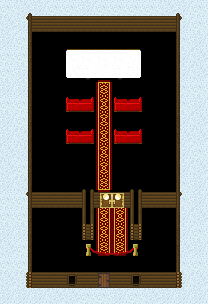

This game map was drawn from its Tiled (.tmx) file and the tilesets committed beside it. A one-line description and the full map source follow:
An orthogonal 13x19 tile map with 16x16 px tiles, 5 tile layers (base, deco, deco2, roof_base, ...), 1 hidden layer not drawn, 4 tilesets.

<map version="1.0" tiledversion="1.1.3" orientation="orthogonal" renderorder="left-up" width="13" height="19" tilewidth="16" tileheight="16" infinite="0" nextobjectid="1">
 <tileset firstgid="1" name="tiles0" tilewidth="16" tileheight="16" tilecount="64" columns="16">
  <image source="../PixelDungeon/src/main/assets/tiles0.png" trans="000000" width="256" height="64" />
 </tileset>
 <tileset firstgid="65" name="tiles_movie" tilewidth="16" tileheight="16" tilecount="256" columns="16">
  <image source="../PixelDungeon/src/main/assets/tiles_movie.png" trans="000000" width="256" height="256" />
 </tileset>
 <tileset firstgid="321" source="tilesets/tiles_town_outside_winter.tsx" />
 <tileset firstgid="577" source="tiles_town_inside.tsx" />
 <layer name="base" width="13" height="19">
  <data encoding="csv">
585,587,586,585,585,586,585,585,585,585,587,586,585,
587,586,578,578,578,578,578,578,578,578,578,586,585,
586,585,0,0,0,0,0,0,0,0,0,585,586,
585,585,0,0,0,0,0,0,0,0,0,586,587,
585,586,0,0,0,0,0,0,0,0,0,586,587,
586,586,0,0,0,0,0,0,0,0,0,585,585,
585,585,0,0,0,0,0,0,0,0,0,585,586,
586,585,0,0,0,0,0,0,0,0,0,586,587,
586,587,0,0,0,0,0,0,0,0,0,587,587,
587,587,0,0,0,0,0,0,0,0,0,586,585,
587,585,0,0,0,0,0,0,0,0,0,586,587,
586,587,0,0,0,0,0,0,0,0,0,585,586,
585,585,578,578,578,578,578,578,578,578,578,585,586,
585,585,0,0,0,0,0,0,0,0,0,586,587,
586,586,0,0,0,0,0,0,0,0,0,586,585,
587,585,0,0,0,0,0,0,0,0,0,587,586,
585,585,0,0,0,0,0,0,0,0,0,585,585,
587,587,0,0,0,0,0,0,0,0,0,586,587,
586,586,586,587,587,585,585,586,585,587,586,586,586
</data>
 </layer>
 <layer name="deco" width="13" height="19">
  <data encoding="csv">
0,581,0,0,0,0,0,0,0,0,0,582,0,
0,597,0,0,0,0,0,0,0,0,0,598,0,
0,599,0,0,0,0,0,0,0,0,0,600,0,
0,599,0,0,665,666,666,666,668,0,0,600,0,
0,583,0,0,681,682,683,682,684,0,0,600,0,
0,599,0,0,0,0,632,0,0,0,0,600,0,
0,599,0,0,701,702,628,701,702,0,0,600,0,
0,599,0,0,0,0,628,0,0,0,0,584,0,
0,599,0,0,701,702,628,701,702,0,0,584,0,
0,583,0,0,0,0,628,0,0,0,0,600,0,
0,583,0,0,0,0,628,0,0,0,0,600,0,
0,599,0,0,0,580,644,0,580,0,0,600,0,
0,597,0,0,0,596,714,715,596,0,0,598,0,
0,599,0,0,0,596,628,628,596,0,0,600,0,
0,599,0,0,0,612,628,628,612,0,0,584,0,
0,583,0,0,0,697,644,644,700,0,0,584,0,
0,599,0,0,0,0,0,0,0,0,0,600,0,
0,613,0,0,0,0,0,0,0,0,0,614,0,
0,0,0,0,0,0,0,0,0,0,0,0,0
</data>
 </layer>
 <layer name="deco2" width="13" height="19">
  <data encoding="csv">
0,0,0,0,0,0,0,0,0,0,0,0,0,
0,0,0,0,0,0,0,0,0,0,0,0,0,
0,0,0,0,0,0,0,0,0,0,0,0,0,
0,0,0,0,0,0,0,0,0,0,0,0,0,
0,0,0,0,0,0,0,0,0,0,0,0,0,
0,0,0,0,0,0,0,0,0,0,0,0,0,
0,0,0,0,0,0,0,0,0,0,0,0,0,
0,0,0,0,0,0,0,0,0,0,0,0,0,
0,0,0,0,0,0,0,0,0,0,0,0,0,
0,0,0,0,0,0,0,0,0,0,0,0,0,
0,0,0,0,0,0,0,0,0,0,0,0,0,
0,0,0,0,0,0,0,0,0,0,0,0,0,
0,0,0,0,0,0,0,0,0,0,0,0,0,
0,0,0,0,0,0,0,0,0,0,0,0,0,
0,0,0,0,0,0,0,0,0,0,0,0,0,
0,0,0,0,0,0,698,699,0,0,0,0,0,
0,0,0,0,0,0,0,0,0,0,0,0,0,
0,0,0,0,0,0,0,0,0,0,0,0,0,
0,0,0,0,0,0,0,0,0,0,0,0,0
</data>
 </layer>
 <layer name="roof_base" width="13" height="19">
  <data encoding="csv">
0,0,0,0,0,0,0,0,0,0,0,0,0,
0,0,0,0,0,0,0,0,0,0,0,0,0,
0,0,0,0,0,0,0,0,0,0,0,0,0,
0,0,0,0,0,0,0,0,0,0,0,0,0,
0,0,0,0,0,0,0,0,0,0,0,0,0,
0,0,0,0,0,0,0,0,0,0,0,0,0,
0,0,0,0,0,0,0,0,0,0,0,0,0,
0,0,0,0,0,0,0,0,0,0,0,0,0,
0,0,0,0,0,0,0,0,0,0,0,0,0,
0,0,0,0,0,0,0,0,0,0,0,0,0,
0,0,0,0,0,0,0,0,0,0,0,0,0,
0,0,0,0,0,0,0,0,0,0,0,0,0,
0,0,0,0,0,0,0,0,0,0,0,0,0,
0,0,0,0,0,0,0,0,0,0,0,0,0,
0,0,0,0,0,0,0,0,0,0,0,0,0,
0,0,0,0,0,0,0,0,0,0,0,0,0,
0,0,0,0,0,0,0,0,0,0,0,0,0,
0,0,578,578,578,578,578,578,578,578,578,0,0,
0,0,0,0,0,0,0,0,0,0,0,0,0
</data>
 </layer>
 <layer name="roof_deco" width="13" height="19">
  <data encoding="csv">
0,0,0,0,0,0,0,0,0,0,0,0,0,
0,0,0,0,0,0,0,0,0,0,0,0,0,
0,0,0,0,0,0,0,0,0,0,0,0,0,
0,0,0,0,0,0,0,0,0,0,0,0,0,
0,0,0,0,0,0,0,0,0,0,0,0,0,
0,0,0,0,0,0,0,0,0,0,0,0,0,
0,0,0,0,0,0,0,0,0,0,0,0,0,
0,0,0,0,0,0,0,0,0,0,0,0,0,
0,0,0,0,0,0,0,0,0,0,0,0,0,
0,0,0,0,0,0,0,0,0,0,0,0,0,
0,0,0,0,0,0,0,0,0,0,0,0,0,
0,0,0,0,0,0,0,0,0,0,0,0,0,
0,0,0,0,0,0,0,0,0,0,0,0,0,
0,0,0,0,0,0,0,0,0,0,0,0,0,
0,0,0,0,0,0,0,0,0,0,0,0,0,
0,0,0,0,0,0,0,0,0,0,0,0,0,
0,0,0,0,0,0,0,0,0,0,0,0,0,
0,0,0,0,629,0,631,0,629,0,0,0,0,
0,0,0,0,0,0,0,0,0,0,0,0,0
</data>
 </layer>
 <layer name="logic" width="13" height="19" visible="0" opacity="0.49">
  <data encoding="csv">
5,5,5,5,5,5,5,5,5,5,5,5,5,
5,5,5,5,5,5,5,5,5,5,5,5,5,
5,5,5,5,5,5,5,5,5,5,5,5,5,
5,5,5,5,5,5,5,5,5,5,5,5,5,
5,5,5,5,5,5,5,5,5,5,5,5,5,
5,5,5,5,5,5,5,5,5,5,5,5,5,
5,5,5,5,5,5,5,5,5,5,5,5,5,
5,5,5,5,5,5,5,5,5,5,5,5,5,
5,5,5,5,5,5,5,5,5,5,5,5,5,
5,5,5,5,5,5,5,5,5,5,5,5,5,
5,5,5,5,5,5,5,5,5,5,5,5,5,
5,5,5,5,5,5,5,5,5,5,5,5,5,
5,5,5,5,5,5,5,5,5,5,5,5,5,
5,5,2,2,2,5,5,5,5,2,2,5,5,
5,5,2,2,2,5,5,5,5,2,2,5,5,
5,5,2,2,2,5,5,5,5,2,2,5,5,
5,5,2,2,2,2,2,2,2,2,2,5,5,
5,5,2,2,2,2,8,2,2,2,2,5,5,
5,5,5,5,5,5,5,5,5,5,5,5,5
</data>
 </layer>
</map>
